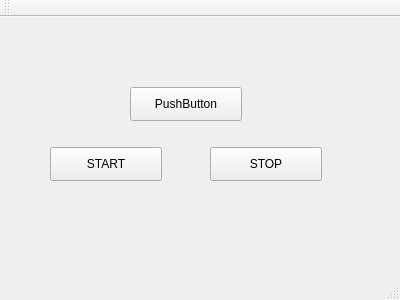
<?xml version="1.0" encoding="UTF-8"?>
<ui version="4.0">
 <class>MainWindow</class>
 <widget class="QMainWindow" name="MainWindow">
  <property name="geometry">
   <rect>
    <x>0</x>
    <y>0</y>
    <width>400</width>
    <height>300</height>
   </rect>
  </property>
  <property name="windowTitle">
   <string>MainWindow</string>
  </property>
  <widget class="QWidget" name="centralWidget">
   <widget class="QPushButton" name="pushButton">
    <property name="geometry">
     <rect>
      <x>50</x>
      <y>130</y>
      <width>112</width>
      <height>34</height>
     </rect>
    </property>
    <property name="text">
     <string>START</string>
    </property>
   </widget>
   <widget class="QPushButton" name="pushButton_2">
    <property name="geometry">
     <rect>
      <x>210</x>
      <y>130</y>
      <width>112</width>
      <height>34</height>
     </rect>
    </property>
    <property name="text">
     <string>STOP</string>
    </property>
   </widget>
   <widget class="QPushButton" name="pushButton_3">
    <property name="geometry">
     <rect>
      <x>130</x>
      <y>70</y>
      <width>112</width>
      <height>34</height>
     </rect>
    </property>
    <property name="text">
     <string>PushButton</string>
    </property>
   </widget>
  </widget>
  <widget class="QMenuBar" name="menuBar">
   <property name="geometry">
    <rect>
     <x>0</x>
     <y>0</y>
     <width>400</width>
     <height>30</height>
    </rect>
   </property>
  </widget>
  <widget class="QToolBar" name="mainToolBar">
   <attribute name="toolBarArea">
    <enum>TopToolBarArea</enum>
   </attribute>
   <attribute name="toolBarBreak">
    <bool>false</bool>
   </attribute>
  </widget>
  <widget class="QStatusBar" name="statusBar"/>
 </widget>
 <layoutdefault spacing="6" margin="11"/>
 <resources/>
 <connections/>
</ui>
